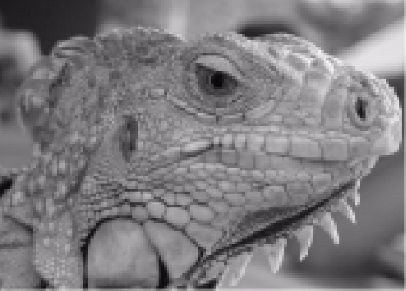
#> input picture course_work/CV_asg/asg1/res/Examques.png, 406 x 291 px
$ jupyter execute midsem.ipynb
#> lines starting #> are read from the running program, lines starting #| are printed output that depends on the picture
[cell 1]
from PIL import Image
import numpy as np
from numba import jit
import matplotlib.pyplot as plt

[cell 2]
@jit(nopython=True)
def _filter2d(image : np.ndarray, filter : np.ndarray, padding : int) -> np.ndarray:
    '''
    This function uses JIT compilation supported functions only to give
    huge boost in performance. We are talking about around 10x speedup here.
    '''

    filtered_image = np.zeros(
        (image.shape[0] - 2 * padding, image.shape[1] - 2 * padding), dtype=np.float64
    )

    for i in range(padding, image.shape[0] - padding):
        for j in range(padding, image.shape[1] - padding):
            img_chunk = image[i-padding:i+padding+1, j-padding:j+padding+1]
            filtered_image[i - padding, j - padding] = np.sum(filter * img_chunk)

    return filtered_image


def filter2d(image : np.ndarray, filter : np.ndarray) -> np.ndarray:
    '''
    This function applies a 2D square filter with odd dimensions to an image.
    '''

    if filter.shape[0] != filter.shape[1]:
        raise ValueError("Filter must be square")
    if filter.shape[0] % 2 == 0:
        raise ValueError("Filter must have odd dimensions")

    padding = filter.shape[0] // 2
    padded_image = np.pad(image, (padding, padding), mode = 'edge', )

    return _filter2d(padded_image, filter, padding)


def arr_to_img(arr : np.ndarray, absolute = True) -> Image.Image:
    '''
    Converts the array to an image, by default takes absolute value of array
    '''

    if absolute:
        arr = np.abs(arr)
    return Image.fromarray(np.uint8(arr))


def plot_images(images : list[str, Image.Image], cmap = 'gray', nrows = None, ncols = None) -> None:
    '''
    This function plots a list of images.
    One can provide nrows and ncols to specify the number of rows and columns in the plot.
    '''

    if nrows is None and ncols is None:
        nrows = 1
        ncols = len(images)

    if (nrows*ncols) < len(images):
        raise ValueError("Number of rows and columns does not fit the number of images")

    fig, axs = plt.subplots(nrows, ncols, figsize=(5*ncols, 5*nrows))
    if nrows == 1 and ncols == 1:
        axs = np.array([axs])

    axs = axs.reshape((nrows*ncols))

    for i, (title, img) in enumerate(images):
        axs[i].imshow(img, cmap=cmap)
        axs[i].set_title(title)
        axs[i].axis('off')
    plt.show()

[cell 3]
filtered_images_1 = dict()

[cell 4]
try:
    imgsrc = Image.open('res/Examques.png').convert('L')
except FileNotFoundError:
    imgsrc = Image.open(input('File Path')).convert('L')

image_arr2 = np.array(imgsrc, dtype=np.float64)

imgsrc

[cell 5]
prewitt_dx = np.array((
    (-1, 0, 1),
    (-1, 0, 1),
    (-1, 0, 1)
)) / 3.

filtered_images_1["Prewitt dx"] = filter2d(image_arr2, prewitt_dx)
#> in filter2d, `padded_image = np.pad(image, (padding, padding), mode = 'edge', )`:
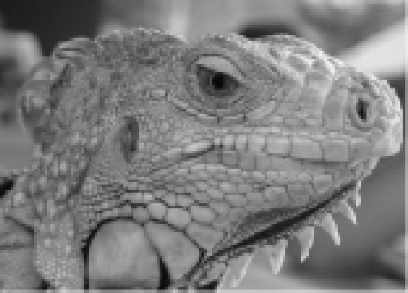
#> padded_image: shape (293, 408) float64; min 7, max 244, mean 124.4
#> in filter2d, `return _filter2d(padded_image, filter, padding)`:
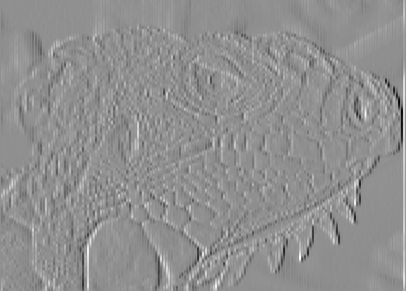
#> returned value: shape (291, 406) float64; min -133, max 102.7, mean 0.4; drawn with min black and max white

prewitt_dy = prewitt_dx.T

filtered_images_1["Prewitt dy"] = filter2d(image_arr2, prewitt_dy)
#> in filter2d (call 2), `return _filter2d(padded_image, filter, padding)`:
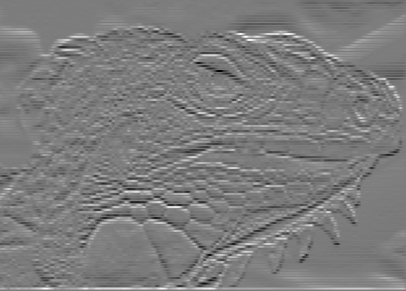
#> returned value: shape (291, 406) float64; min -102.7, max 107.3, mean 0.3; drawn with min black and max white

[cell 6]
plot_images([(name, img) for name, img in filtered_images_1.items()])
#> in plot_images, `plt.show()`:
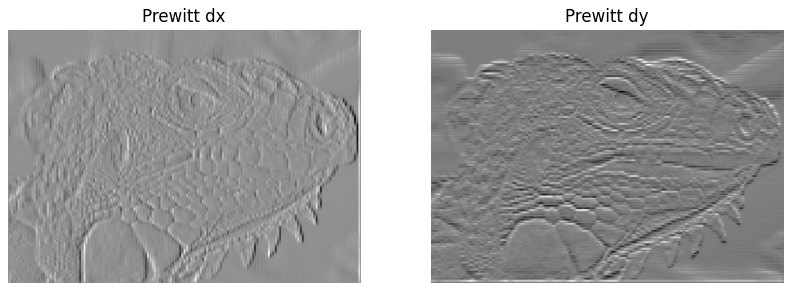
#> figure drawn by matplotlib, 2 panels
